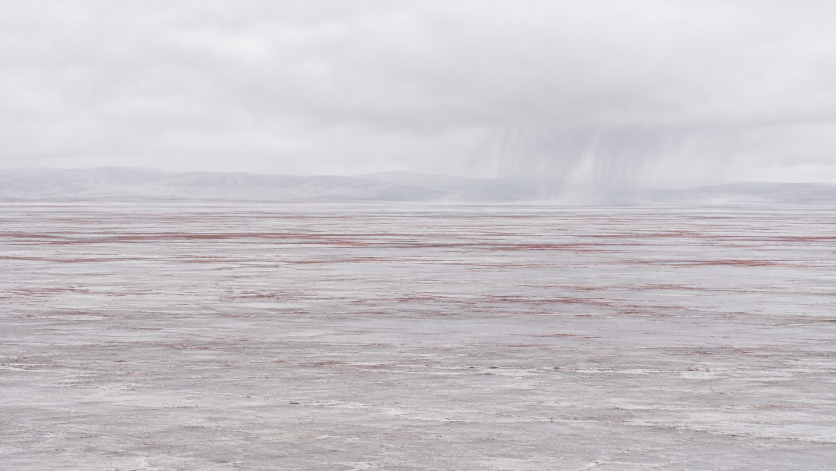
#> input picture assets-src/marsh/mat/src/far.png, 1672 x 941 px, given in place of far.jpg, which was not available (shown at 1/2 size)
$ python dry.py
#> lines starting #> are read from the running program, lines starting #| are printed output that depends on the picture; after the words box and inside, x2 and y2 are one past the last pixel; in counts of white or black regions, pixels touching at a corner belong together
# Takes the painted rain out of the marsh's two sky pictures, so that the rain can be drawn moving by the air pass.
# Run from the repo root: python3 assets-src/marsh/air/dry.py
from PIL import Image, ImageFilter, ImageDraw

def dry(src, dst, box, across, feather):
#> called with src = 'public/assets/marsh/mat/far.jpg', dst = 'public/assets/marsh/mat/far-dry.jpg', box = (0.55, -0.1, 0.9, 0.4), across = 90, feather = 45
    im = Image.open(src).convert('RGB')
#> im is the input picture: PIL image 1672x941 RGB; mean R, G, B 202.2, 198.3, 203
    w, h = im.size
#> w = 1672; h = 941
    # Streaks of rain stand upright: a wide smear across them, and none down them, leaves the cloud's own grey and takes the streaks.
    smear = im.resize((max(w // across, 2), h), Image.BOX).resize((w, h), Image.BICUBIC)
    mask = Image.new('L', (w, h), 0)
#> mask: PIL image 1672x941 L; every value is 0
    x0, y0, x1, y1 = [int(v * s) for v, s in zip(box, (w, h, w, h))]
#> x0 = 919; y0 = -94; x1 = 1504; y1 = 376
    ImageDraw.Draw(mask).rectangle([x0, y0, x1, y1], fill=255)
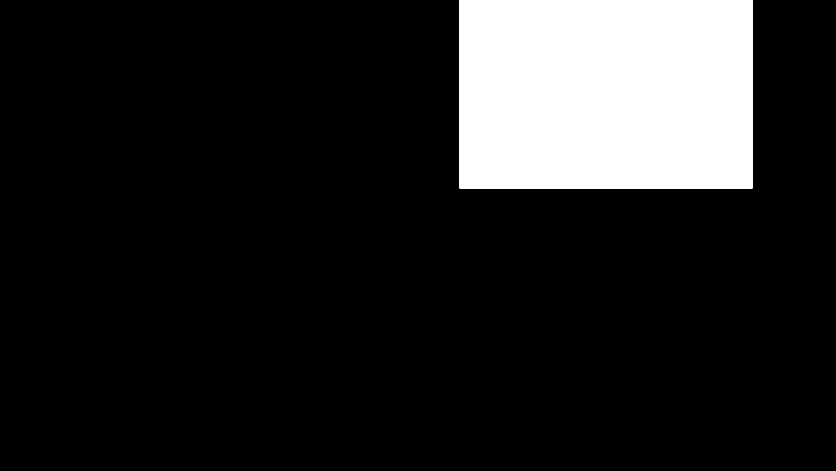
#> mask: PIL image 1672x941 L (shown at 1/2 size); 14% white; 1 white region, box (x1, y1, x2, y2) and area: (919, 0, 1505, 377) 220922
    mask = mask.filter(ImageFilter.GaussianBlur(feather))
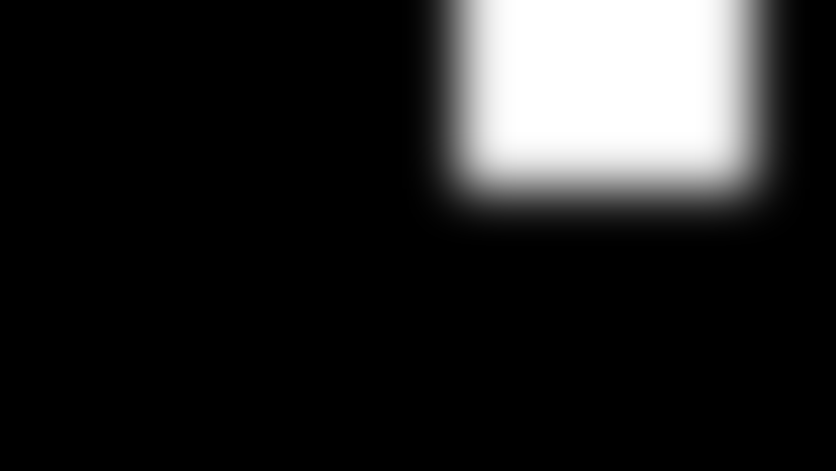
#> mask: PIL image 1672x941 L (shown at 1/2 size); min 0, max 255, mean 35.8
    Image.composite(smear, im, mask).save(dst, quality=92)

dry('public/assets/marsh/mat/far.jpg', 'public/assets/marsh/mat/far-dry.jpg', (0.55, -0.1, 0.9, 0.4), 90, 45)
dry('public/assets/marsh/mat/sky.jpg', 'public/assets/marsh/mat/sky-dry.jpg', (0.36, 0.5, 0.84, 1.1), 110, 60)
#> call 2 of dry, with src = 'public/assets/marsh/mat/sky.jpg', dst = 'public/assets/marsh/mat/sky-dry.jpg', box = (0.36, 0.5, 0.84, 1.1), across = 110, feather = 60
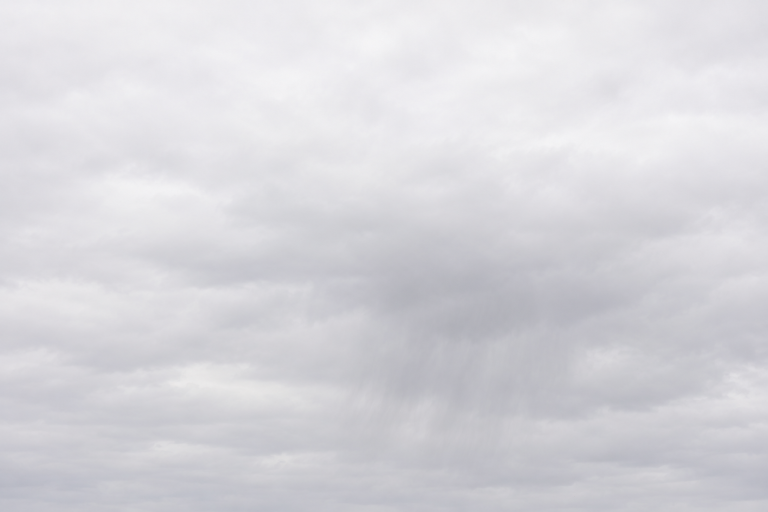
#> input picture assets-src/marsh/mat/src/sky.png, 1536 x 1024 px, given in place of sky.jpg, which was not available (shown at 1/2 size)
#> in dry, im is the input picture: PIL image 1536x1024 RGB; mean R, G, B 215, 214.3, 219.3
#> in dry (call 2), `mask = Image.new('L', (w, h), 0)`: mask: PIL image 1536x1024 L; every value is 0
#> in dry (call 2), `ImageDraw.Draw(mask).rectangle([x0, y0, x1, y1], fill=255)`:
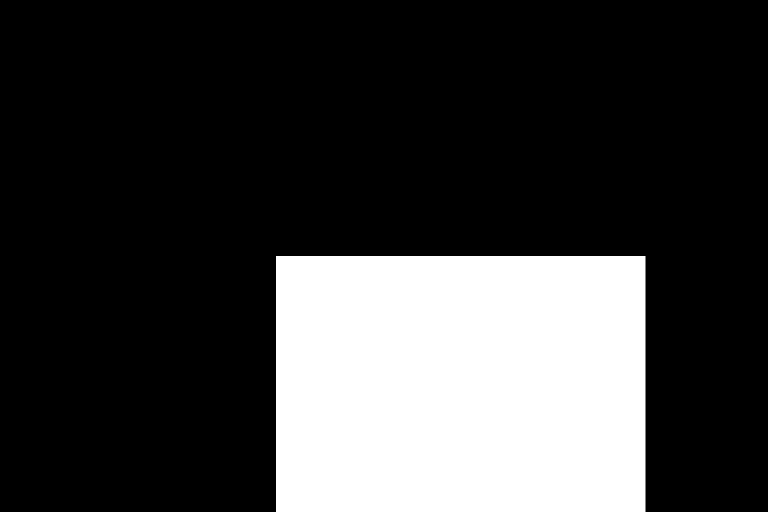
#> mask: PIL image 1536x1024 L (shown at 1/2 size); 24.1% white; 1 white region, box (x1, y1, x2, y2) and area: (552, 512, 1291, 1024) 378368
#> in dry (call 2), `mask = mask.filter(ImageFilter.GaussianBlur(feather))`:
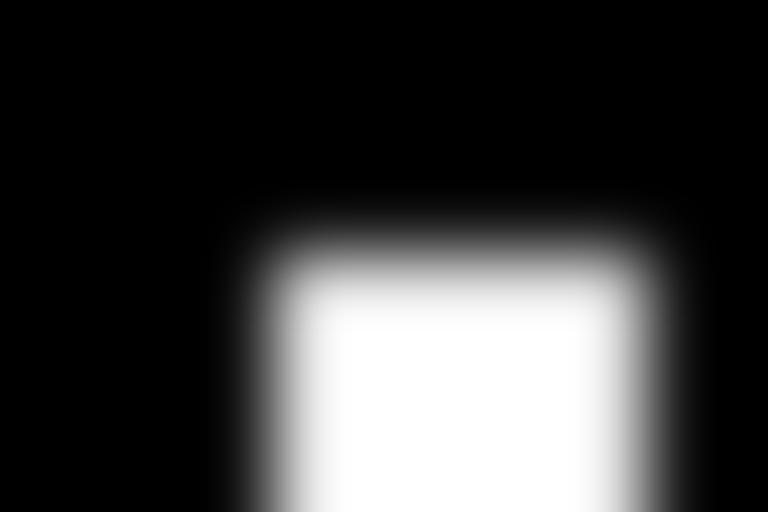
#> mask: PIL image 1536x1024 L (shown at 1/2 size); min 0, max 255, mean 61.3
